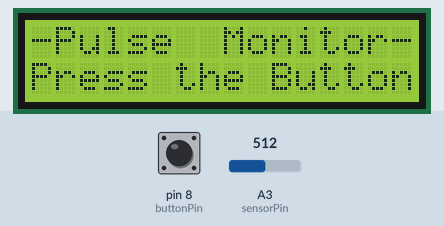
The sketch below on a simulated Arduino Uno, built with avr-gcc and run on an emulated ATmega328P. Parts: 16×2 character LCD. The test bench sets the inputs (shaded band); at power-on: pin 8 (buttonPin) HIGH, A3 (sensorPin) = 512. What the sketch prints to the serial monitor is not drawn. At 18.2 s the program stops and its outputs stay as they are.

Above: at 2.7 s.
2.8 s: pin 8 (buttonPin) pulled LOW for 0.15 s
At 3.1 s:
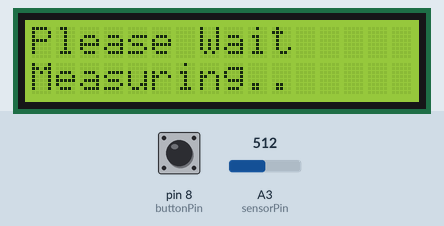
4.4 s: A3 (sensorPin) set to 306
At 4.9 s:
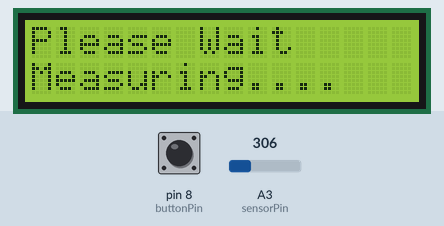
Timing chart, 0 to 7.4 s (numbered marks = the images above; inputs shaded):
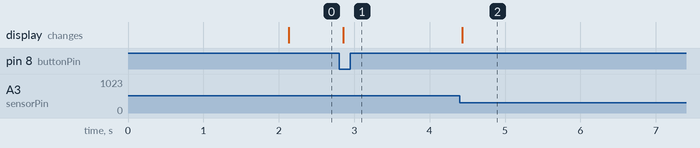

Measured:
- after the input at 2.8 s, the display: changes after 0.05 s (image 1)
- after the input at 4.4 s, the display: changes at once (image 2)

The sketch:

heart_rate.ino
```cpp
#include <Wire.h>
#include <LiquidCrystal_I2C.h>

// Setting Pins
const int sensorPin = A3;
const int buttonPin = 8;

// Global Values
int value = 0, count = 0;
bool wait = false;

// Initializing LCD
LiquidCrystal_I2C lcd(0x27, 2, 1, 0, 4, 5, 6, 7, 3, POSITIVE);

void setup() {
  // Setting Pin Modes
  pinMode(sensorPin, INPUT);
  pinMode(buttonPin, INPUT);
  digitalWrite(buttonPin, HIGH);

  // Setting Serial Monitor
  Serial.begin(9600);
  Serial.println("Monitoring...");

  lcd.begin(16, 2);
  lcd.backlight();
  lcd.clear();
  lcd.setCursor(0, 0);
  lcd.print("-Pulse  Monitor-");
  lcd.setCursor(0, 1);
  lcd.print("Place ur Finger!");
}

void loop() {
  if (!wait)
  {
    // Initial delay
    delay(2000);
    lcd.clear();
    lcd.setCursor(0, 0);
    lcd.print("-Pulse  Monitor-");
    lcd.setCursor(0, 1);
    lcd.print("Press the Button");
    wait = true;
  }

  if (digitalRead(buttonPin) == 0)
  {
    bool condition = true;
    const int cut_value = 400;
    const int measureTime = 15000;

    lcd.clear();
    lcd.setCursor(0, 0);
    lcd.print("Please Wait");
    lcd.setCursor(0, 1);
    lcd.print("Measuring......");

    unsigned long startTime = millis();
    unsigned long endTime = startTime + measureTime;

    while (1) {
      if (millis() > endTime) {
        // Final Value
        int t_count = count * 4;

        Serial.print("Value = ");
        Serial.print(t_count);

        lcd.clear();
        lcd.setCursor(0, 0);
        lcd.print("Your Heart Rate:");
        lcd.setCursor(0, 1);
        lcd.print(t_count);
        lcd.print(" BPM");

        break;
      }

      value = analogRead(sensorPin);
      Serial.println(value);

      if (value > cut_value && condition) {
        count++;
        condition = false;

        lcd.clear();
        lcd.setCursor(0, 0);
        lcd.print("Please Wait");
        lcd.setCursor(0, 1);
        lcd.print("Measuring..");
      }

      if (!condition && value < cut_value) {
        condition = true;

        lcd.clear();
        lcd.setCursor(0, 0);
        lcd.print("Please Wait");
        lcd.setCursor(0, 1);
        lcd.print("Measuring....");
      }
    }
    while (1);
  }
}
```
